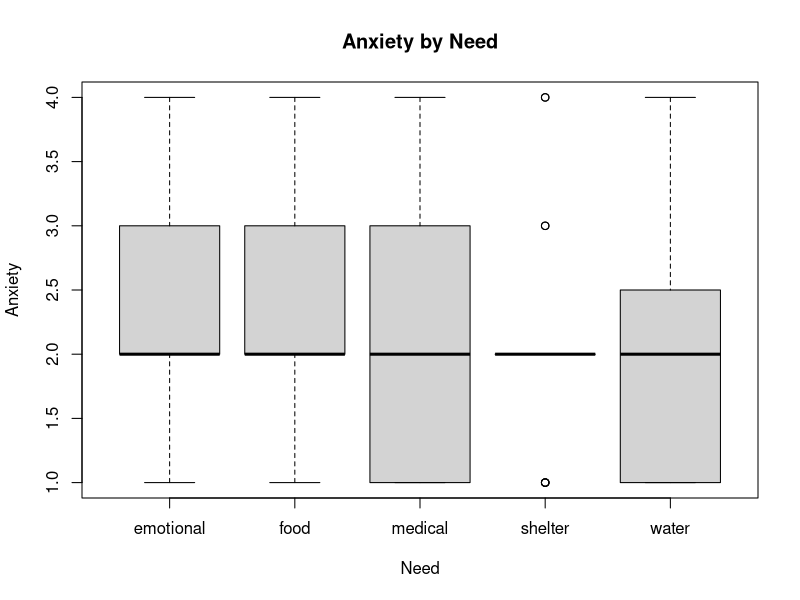
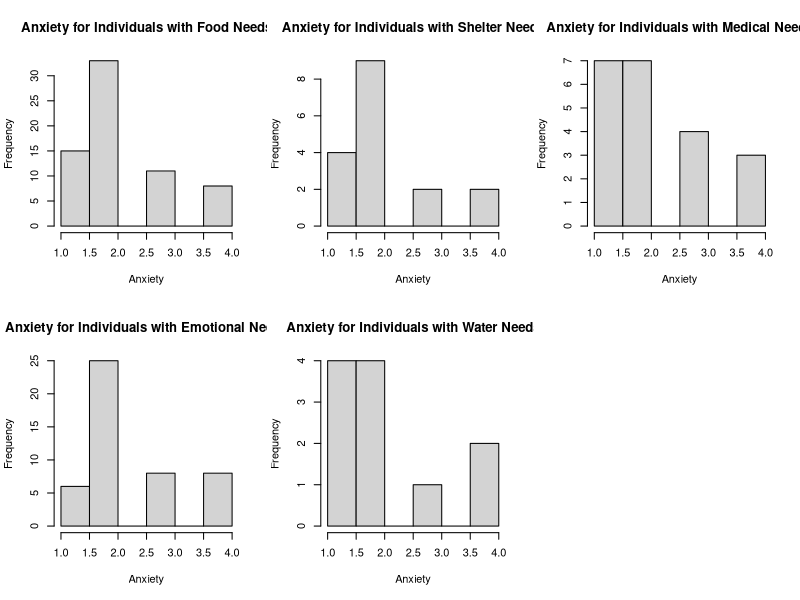
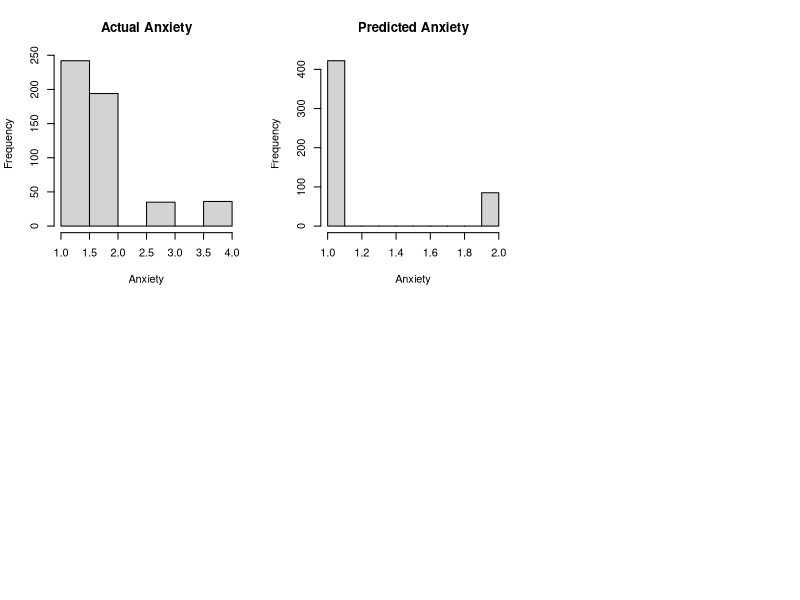

These figures' R source, in order:
# INSTALL AND LOAD PACKAGES

  # NB: IF PACKAGE NOT INSTALLED, UNCOMMENT NEXT LINE OF CODE. RECOMMENT TO AVOID 
  # ERROR MESSAGES
  
  #install.packages("psych")
  #install.packages("caTools") 
  #install.packages("VGAM")
  library(VGAM)
  library(caTools)
  library("psych")

# IMPORTING DATA

  data <- read.csv("HTOPS_HPS_2502_PUF.csv")

# CLEANING DATA AND CREATING SUBSET

  data <- subset(data, ANXIOUS != -99 & (NDX14_FOOD == 1 | NDX14_SHELTER == 1 | 
                                    NDX14_MEDICAL == 1 | NDX14_EMOTIONAL == 1 | 
                                    NDX14_FRESHWATER == 1 | NDX14_ELECTRICITY == 1 
                                    | NDX14_NONE_NEEDED == 1))

# EXTRACTING VARIABLES OF INTEREST FROM THE DATA SETS

  #explanatory variables
  
  foodNeeds <- data$NDX14_FOOD #Inviduals whose most immediate need is food
  shelterNeeds<- data$NDX14_SHELTER #Inviduals whose most immediate need is shelter
  medicalNeeds <- data$NDX14_MEDICAL #Inviduals whose most immediate need is medical
  emotionalNeeds <- data$NDX14_EMOTIONAL #Inviduals whose most immediate need is emotional
  waterNeeds <- data$NDX14_FRESHWATER #Inviduals whose most immediate need is fresh water
  
   
  #response variable
  anxiety <- data$ANXIOUS #How anxious an individual has felt over the past two weeks
  
  #creating new data table, exclusively w/ variables of intrests
  data <- data.frame(foodNeeds,shelterNeeds,medicalNeeds,emotionalNeeds,
                     waterNeeds,anxiety)

# EXPLORATORY DATA ANALYSIS

  #SUMMARIES
  
  print("Anxiety Description")
  print(describe(anxiety))
  cat("\n")
  
  #DATA SETUP
    
    # SEPARATING DATA BY NEED RESPONSE
    
    foodAnx <- subset(data, foodNeeds == 1) #subset for individuals who have food need
    shelterAnx <- subset(data, shelterNeeds == 1) #subset for individuals who have shelter need
    medicalAnx <- subset(data, medicalNeeds == 1) #subset for individuals who have medical need
    emotionalAnx <- subset(data, emotionalNeeds == 1) #subset for individuals who have emotional need
    waterAnx <- subset(data, waterNeeds == 1) #subset for individuals who have fresh water need
    
    # CONCATENATING EXPLANATORY VARIABLES INTO ONE CATEGORICAL VARIABLE
    food <- rep("food", times = nrow(foodAnx))
    shelter <- rep("shelter", times = nrow(shelterAnx))
    medical <- rep("medical", times = nrow(medicalAnx))
    emotional <- rep("emotional", times = nrow(emotionalAnx))
    water <- rep("water", times = nrow(waterAnx))
    
    categories <- c(food,shelter,medical,emotional,water)
    anxByCat <- c(foodAnx[,6],shelterAnx[,6],medicalAnx[,6],emotionalAnx[,6],
                  waterAnx[,6])
    
    #making new datatable to show anxiety by category
    dataByCat <- data.frame(categories,anxByCat)
    
  
  #PLOTS
    boxplot(anxByCat ~ categories, data = dataByCat,
            main = "Anxiety by Need",
            xlab = "Need",
            ylab = "Anxiety")
    
    par(mfrow = c(2, 3))
    hist(foodAnx[,6],main="Anxiety for Individuals with Food Needs",
         xlab="Anxiety")
    hist(shelterAnx[,6],main="Anxiety for Individuals with Shelter Needs",
         xlab="Anxiety")
    hist(medicalAnx[,6],main="Anxiety for Individuals with Medical Needs",
         xlab="Anxiety")
    hist(emotionalAnx[,6],main="Anxiety for Individuals with Emotional Needs",
         xlab="Anxiety")
    hist(waterAnx[,6],main="Anxiety for Individuals with Water Needs",
         xlab="Anxiety")
    

# LOGISTIC REGRESSION ANALYSIS
  
  # SPLITTING DATA SET
  
  split <- sample.split(data, SplitRatio = 0.8)
  
  trainData <- subset(data, split == "TRUE")
  testData <- subset(data, split == "FALSE")
  
  # MODEL
  model <- vglm(anxiety ~ foodNeeds + shelterNeeds + medicalNeeds + 
                  emotionalNeeds + waterNeeds,
                family = multinomial, xdata = trainData)
  
  #training
  predicted_probs <- predict(model, type = "response")
  predicted_classes <- as.numeric(colnames(predicted_probs)[apply(predicted_probs, 1, which.max)])
  
  #applying
  newProbs <- predict(model, newdata = testData, type = "response")
  predictions <- as.numeric(colnames(predicted_probs)[apply(predicted_probs, 1, which.max)])
  
  print("predictions")
  print(describe(predictions))
  
# VERIFICATION
  
  #histograms
  par(mfrow = c(2, 3))
  hist(anxiety,main="Actual Anxiety",
       xlab="Anxiety")
  hist(predictions,main="Predicted Anxiety",
       xlab="Anxiety")
  
  #confusion matrix
  
  
